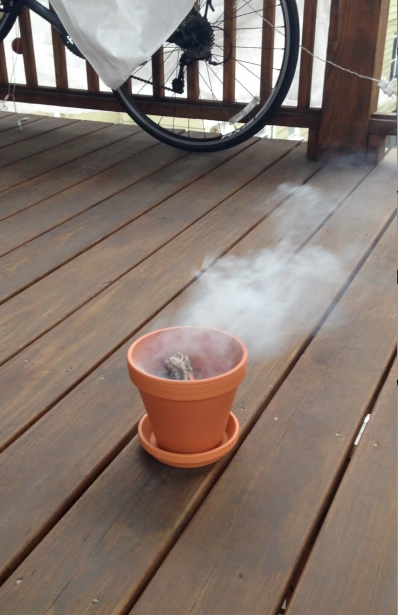
#> input picture data/smoke1.jpeg, 796 x 1230 px (shown at 1/2 size); its folder holds only this picture in this run
$ python FindSmoke.py   (Python 2 division)   (older library calls are emulated)
#> lines starting #> are read from the running program, lines starting #| are printed output that depends on the picture
import numpy as np
import matplotlib.pyplot as plt
import scipy.io as sio
from scipy.misc import imread
from scipy.spatial.distance import cdist
import cv2

# RECEIVES: the original RGB image
# Uses pixel groupings in multiple directions to create texton features. Using max and min functions
# the algorithm can then select the neighbors most likely to characterize the pixel in question
# RETURNS: normalized feature vector of size (npixels,nfeatures)
def get_segmentation_features(img):

    # Apply 2D filters to image to obtain representations of texture
    # (take into account some subset of nearby pixels)
    img_h = cv2.blur(img,(1,6))
    img_v = cv2.blur(img,(6,1))
    img_bilat = cv2.bilateralFilter(img,9,75,75)

    plt.subplot(222), plt.imshow(img_bilat)
    plt.title('Smoothed'), plt.xticks([]), plt.yticks([])

    num_features = 3
    features = np.zeros((img.shape[0] * img.shape[1], num_features))

    for row in xrange(img.shape[0]):
        for col in xrange(img.shape[1]):
            features[row*img.shape[1] + col, :] = np.array([img_bilat[row, col, 0], img_bilat[row, col, 1], img_bilat[row, col, 2]])

    norms = features.max(axis=0)
    # Normalize to weigh all features equally
    features_normalized = features / norms

    return features_normalized

# RECEIVES: the original RGB image and an image of the same size with segmentation region assignments
# RETURNS: array of size (nclusters,1) containing the ratio of harris corner pixels to total pixels in the boundary of each segment
def harris_smoke(img, clustered_img):
    bw = cv2.cvtColor(img,cv2.COLOR_BGR2GRAY)
    bw = np.float32(bw)
    num_clusters = np.max(clustered_img) # Should this be +1?
    smoke_clusters = np.empty((0,1))

    blockSize = 6
    ksize = 3
    k = 0.01

    # Find Harris corners
    dst = cv2.cornerHarris(bw,blockSize,ksize,k)

    for cluster in np.arange(num_clusters):
        cluster_pixels = (clustered_img==cluster)
        # Convert to float for dilate operation
        cluster_pixels = np.float32(cluster_pixels)
        cluster_pixels = cv2.dilate(cluster_pixels,None)
        # Change data type back to boolean
        cluster_pixels = (cluster_pixels==1)
        # Threshold imposition
        img_har = img
        img_har[np.logical_and(dst>0.0001*dst.max(),cluster_pixels)]
        har=np.sum(np.logical_and(dst>0.0001*dst.max(),cluster_pixels))
        tot=np.sum(cluster_pixels)
        ratio = np.double(har)/tot
        # Plot cluster of interest
        ROI_only = img
        ROI_only[cluster_pixels] = [0,0,0]
        cv2.imshow('ROI only',ROI_only)
        if cv2.waitKey(0) & 0xff == 27:
            cv2.destroyAllWindows()
        if ratio < 0.29 and ratio > 0.15:
            smoke_clusters = np.vstack((smoke_clusters,cluster))

    return smoke_clusters.flatten()

# RECEIVES: the original RGB image and an image of the same size with segmentation region assignments
# RETURNS: array of size (nclusters,1) containing the ratio of canny edge pixels to total pixels in the boundary of each segment
def canny_smoke(img, clustered_img):
    bw = cv2.cvtColor(img,cv2.COLOR_BGR2GRAY)
    bw = np.float32(bw)
    num_clusters = np.max(clustered_img)
    smoke_clusters = np.empty((0,1))

    thresh1 = 50
    thresh2 = 50

    # Find Canny edges
    edges = cv2.Canny(img,thresh1,thresh2)

    for cluster in np.arange(num_clusters):
        cluster_pixels = (clustered_img==cluster)
        # Convert to float for dilate operation
        cluster_pixels = np.float32(cluster_pixels)
        cluster_pixels = cv2.dilate(cluster_pixels,None)
        # Change data type back to boolean
        cluster_pixels = (cluster_pixels==1)
        # Count Canny edges
        can=np.sum(np.logical_and(edges/255==1,cluster_pixels))
        tot=np.sum(cluster_pixels)
        ratio = np.double(can)/tot
        # Plot cluster of interest
        ROI_only = img
        ROI_only[cluster_pixels] = [0,0,0]
        cv2.imshow('ROI only',ROI_only)
        if cv2.waitKey(0) & 0xff == 27:
            cv2.destroyAllWindows()
        if ratio < 0.29 and ratio > 0.15:
        	smoke_clusters = np.vstack((smoke_clusters,cluster))

    return smoke_clusters.flatten()

# RECEIVES: original rgb image, feature vector of size (npixels,nfeatures), and scalar bandwidth parameter\
# RETURNS: image of size (H,W) containing the segmentation assignment of each pixel
def meanshift_segmentation(im, features, bandwidth):
    H = im.shape[0];
    W = im.shape[1];
    num_pixels = features.shape[0];
    num_features = features.shape[1]
    centroids = np.empty((0,num_features))
    # Keep track of pixels to be tested
    pixels = np.arange(num_pixels)
    unseen = np.ones((num_pixels,),dtype=bool)
    # Until all pixels have been added to a cluster
    while(unseen.any()):
        # Randomly choose a *new* pixel to test
        pixel = np.random.choice(pixels[unseen])
        meanvec = features[pixel,:]
        oldmean = meanvec+bandwidth # Make sure to enter loop once
        while(np.linalg.norm(meanvec-oldmean)>0.01*bandwidth):
            oldmean = meanvec
            # Find all other pixels within bandwith distance of mean
            sqdist = np.sum(np.square(meanvec-features),axis=1)
            withinbw = np.array(sqdist<bandwidth**2)
            # Record that certain pixels have been clustered already
            unseen[withinbw] = False
            # Re-compute centroid of mean vector
            meanvec = np.mean(features[withinbw,:],axis=0)
        # Compare meanvec to others and merge if necessary
        newcluster = np.sum(np.square(centroids-meanvec),axis=1)
        newcluster = newcluster<(bandwidth/2)**2
        if(~newcluster.any()):
            meanvec = np.reshape(meanvec,(1,num_features))
            centroids = np.vstack((centroids,meanvec))
    # Vectorized: Assign all points to their nearest cluster by creating matrices of (npixels,nfeatures,nclusters)
    centroids = np.reshape(centroids,(centroids.shape[0],centroids.shape[1],1))
    centroids = np.swapaxes(centroids,0,2)
    centroids_mat = np.tile(centroids,(num_pixels,1,1))
    features = np.reshape(features,(features.shape[0],features.shape[1],1))
    features_mat = np.tile(features,(1,1,centroids_mat.shape[2]))
    # Assign based off of minimum euclidean distance (same as min of squared euclidean)
    distances = np.sum(np.square(features_mat-centroids_mat),axis=1)
    cluster_assignments = np.argmin(distances,axis=1)
    return np.reshape(cluster_assignments,(H,W))

if __name__ == '__main__':

    # Change these parameters to find favorite parameter
    bandwidths = [0.15, 0.20]

    for filename in ['smoke1','smoke2','smoke3','smoke4']:
        # Load image from file, resize to speed up segmentation, and plot it
        img = imread('data/%s.jpeg' % filename)
#> img is the input picture: shape (1230, 796, 3); mean R, G, B 131.3, 116.3, 107.8
        img = cv2.resize(img, (img.shape[1]/4,img.shape[0]/4))
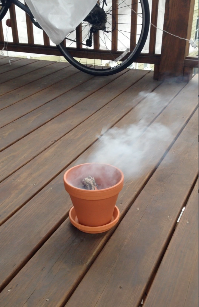
#> img: shape (307, 199, 3); mean R, G, B 131.1, 116.1, 107.6
        plt.subplot(221), plt.imshow(img)
        plt.title('Original'), plt.xticks([]), plt.yticks([])

        # Create the feature vector for the images using texture (various nearby RGB)
        features = get_segmentation_features(img)
#> in get_segmentation_features, `img_h = cv2.blur(img,(1,6))`:
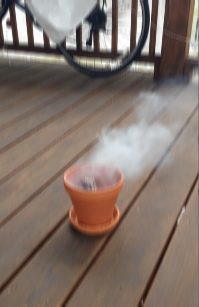
#> img_h: shape (307, 199, 3); mean R, G, B 131.2, 116.2, 107.7
#> in get_segmentation_features, `img_v = cv2.blur(img,(6,1))`:
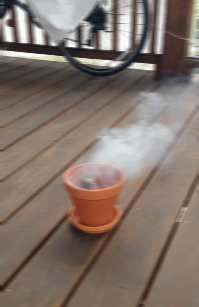
#> img_v: shape (307, 199, 3); mean R, G, B 131.1, 116.1, 107.6
#> in get_segmentation_features, `norms = features.max(axis=0)`: norms = [254, 254, 254]

        # Segmentation using meanshift
        for bandwidth in bandwidths:
            clustered_pixels = meanshift_segmentation(img, features, bandwidth)
            plt.subplot(223), plt.imshow(255.0*clustered_pixels/np.max(clustered_pixels))
            plt.title('Segmentation'), plt.xticks([]), plt.yticks([])
            plt.show()

            harris_edges = harris_smoke(img, clustered_pixels)
            canny_edges = canny_smoke(img, clustered_pixels)

            silhouette = np.zeros(clustered_pixels.shape)
#> (the run stopped early here; a loop or call above may not have finished)
